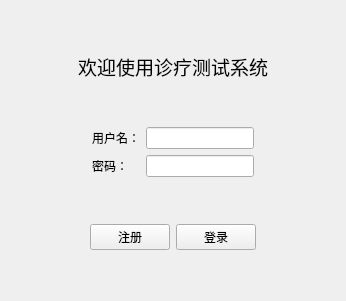
<?xml version="1.0" encoding="UTF-8"?>
<ui version="4.0">
 <class>LoginView</class>
 <widget class="QWidget" name="LoginView">
  <property name="geometry">
   <rect>
    <x>0</x>
    <y>0</y>
    <width>346</width>
    <height>301</height>
   </rect>
  </property>
  <property name="windowTitle">
   <string>登录</string>
  </property>
  <layout class="QVBoxLayout" name="verticalLayout">
   <item>
    <spacer name="verticalSpacer">
     <property name="orientation">
      <enum>Qt::Orientation::Vertical</enum>
     </property>
     <property name="sizeHint" stdset="0">
      <size>
       <width>20</width>
       <height>39</height>
      </size>
     </property>
    </spacer>
   </item>
   <item>
    <widget class="QLabel" name="label">
     <property name="font">
      <font>
       <family>Microsoft Yi Baiti</family>
       <pointsize>14</pointsize>
      </font>
     </property>
     <property name="text">
      <string>欢迎使用诊疗测试系统</string>
     </property>
     <property name="alignment">
      <set>Qt::AlignmentFlag::AlignCenter</set>
     </property>
    </widget>
   </item>
   <item>
    <spacer name="verticalSpacer_2">
     <property name="orientation">
      <enum>Qt::Orientation::Vertical</enum>
     </property>
     <property name="sizeHint" stdset="0">
      <size>
       <width>20</width>
       <height>39</height>
      </size>
     </property>
    </spacer>
   </item>
   <item>
    <layout class="QHBoxLayout" name="horizontalLayout_2">
     <item>
      <spacer name="horizontalSpacer">
       <property name="orientation">
        <enum>Qt::Orientation::Horizontal</enum>
       </property>
       <property name="sizeHint" stdset="0">
        <size>
         <width>40</width>
         <height>20</height>
        </size>
       </property>
      </spacer>
     </item>
     <item>
      <layout class="QFormLayout" name="formLayout">
       <item row="0" column="0">
        <widget class="QLabel" name="label_2">
         <property name="text">
          <string>用户名：</string>
         </property>
        </widget>
       </item>
       <item row="0" column="1">
        <widget class="QLineEdit" name="inputUserName"/>
       </item>
       <item row="1" column="0">
        <widget class="QLabel" name="label_3">
         <property name="text">
          <string>密码：</string>
         </property>
        </widget>
       </item>
       <item row="1" column="1">
        <widget class="QLineEdit" name="inputUserPassword"/>
       </item>
      </layout>
     </item>
     <item>
      <spacer name="horizontalSpacer_2">
       <property name="orientation">
        <enum>Qt::Orientation::Horizontal</enum>
       </property>
       <property name="sizeHint" stdset="0">
        <size>
         <width>40</width>
         <height>20</height>
        </size>
       </property>
      </spacer>
     </item>
    </layout>
   </item>
   <item>
    <spacer name="verticalSpacer_4">
     <property name="orientation">
      <enum>Qt::Orientation::Vertical</enum>
     </property>
     <property name="sizeHint" stdset="0">
      <size>
       <width>20</width>
       <height>40</height>
      </size>
     </property>
    </spacer>
   </item>
   <item>
    <layout class="QHBoxLayout" name="horizontalLayout_3">
     <item>
      <spacer name="horizontalSpacer_3">
       <property name="orientation">
        <enum>Qt::Orientation::Horizontal</enum>
       </property>
       <property name="sizeHint" stdset="0">
        <size>
         <width>40</width>
         <height>20</height>
        </size>
       </property>
      </spacer>
     </item>
     <item>
      <layout class="QHBoxLayout" name="horizontalLayout">
       <item>
        <widget class="QPushButton" name="btSignUp">
         <property name="text">
          <string>注册</string>
         </property>
        </widget>
       </item>
       <item>
        <widget class="QPushButton" name="btSignIn">
         <property name="text">
          <string>登录</string>
         </property>
        </widget>
       </item>
      </layout>
     </item>
     <item>
      <spacer name="horizontalSpacer_4">
       <property name="orientation">
        <enum>Qt::Orientation::Horizontal</enum>
       </property>
       <property name="sizeHint" stdset="0">
        <size>
         <width>40</width>
         <height>20</height>
        </size>
       </property>
      </spacer>
     </item>
    </layout>
   </item>
   <item>
    <spacer name="verticalSpacer_3">
     <property name="orientation">
      <enum>Qt::Orientation::Vertical</enum>
     </property>
     <property name="sizeHint" stdset="0">
      <size>
       <width>20</width>
       <height>39</height>
      </size>
     </property>
    </spacer>
   </item>
  </layout>
 </widget>
 <resources/>
 <connections/>
</ui>
